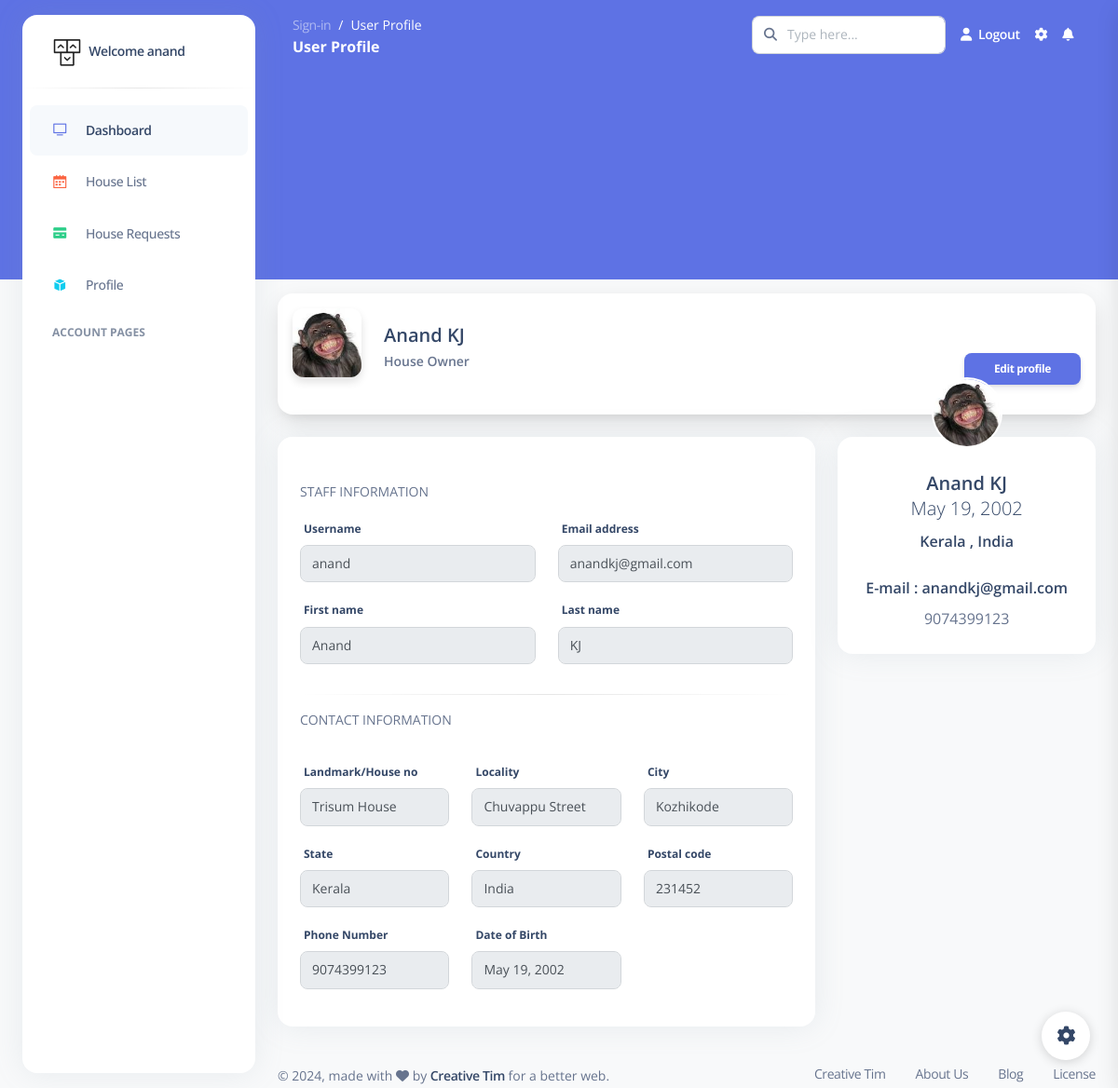
Before: /cadmin/profile/3 (signed in) with the older database file.
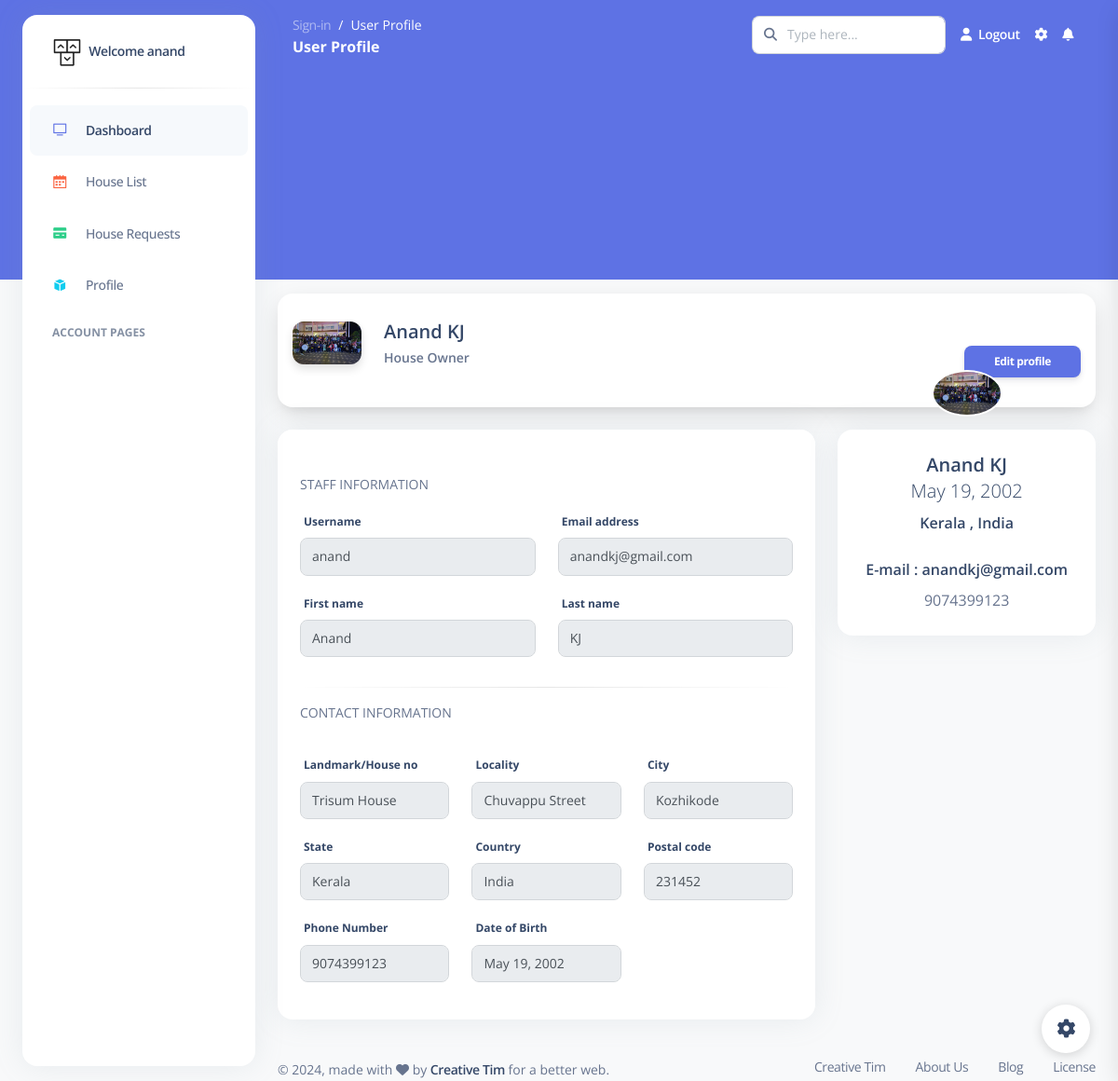
After: the same page with the newer database file.
### cadmin/models.py (models this page shows)
class staff_details(models.Model):
    user_id = models.ForeignKey(User, on_delete=models.CASCADE, null=True, blank=True)
    staff_email = models.EmailField()
    staff_land_mark = models.CharField(max_length=70, default="Not specified")
    staff_locality = models.CharField(max_length=50, blank=True)
    staff_city = models.CharField(max_length=50, blank=True)
    staff_state = models.CharField(max_length=50, default="Not specified")
    staff_country = models.CharField(max_length=30, default="Not specified")
    staff_pin = models.IntegerField(null=True)
    staff_phone = models.BigIntegerField()
    staff_dob = models.DateField()
    staff_img = models.ImageField(upload_to='images/', null=True, blank=True)
    staff_status = models.BooleanField(default=True)

### cadmin/views.py (the view)
# urls.py: path('profile/<int:staff_id>' , views.profile , name="profile"),
@login_required(login_url='admin_login')
def profile(request, staff_id):
    staff = User.objects.get(id=staff_id)
    page = "User Profile"
    if staff_details.objects.filter(user_id=staff_id).exists():
        details = staff_details.objects.get(user_id=staff_id)
        if staff.is_staff is True:
            return render(request, 'staff/staff_profile/profile.html', {'details': details, 'staff': staff, 'page': page})
        else:
            return render(request, 'HouseOwner/profile/profile.html', {'details': details, 'staff': staff, 'page': page})
    else:
        return redirect('create_profile', staff_id)

### templates/HouseOwner/profile/profile.html (shortened to what the changed rows need)
{% extends 'bases/housebase.html' %}
{% load static %}
{% block content %}
<div class="card shadow-lg mx-4 card-profile-bottom">
  <div class="card-body p-3">
    <div class="row gx-4">
      <div class="col-auto">
        <div class="avatar avatar-xl position-relative">
          <img src="{{ details.staff_img.url }}" alt="profile_image" class="w-100 border-radius-lg shadow-sm">
        </div>
      </div>
    </div>
  </div>
</div>
<div class="container-fluid py-4">
  <div class="row">
    <div class="col-md-8">
      <div class="card">
        <form method="POST" enctype="multipart/form-data">
          <div class="card-body">
            <div class="row">
              <div class="col-md-4">
                <div class="form-group">
                  <label for="example-text-input"  class="form-control-label">Landmark/House no</label>
                  <input class="form-control" value="{{details.staff_land_mark}}" disabled type="text" name="staff_land_mark" placeholder="eg: Example House">
                </div>
              </div>
              <div class="col-md-4">
                <div class="form-group">
                  <label for="example-text-input" class="form-control-label">Locality</label>
                  <input class="form-control" value="{{details.staff_locality}}" disabled type="text" name="staff_locality" placeholder="eg: Thicket Street">
                </div>
              </div>
              <div class="col-md-4">
                <div class="form-group">
                  <label for="example-text-input" class="form-control-label">City</label>
                  <input class="form-control" value="{{details.staff_city}}" disabled type="text" name="staff_city" placeholder="eg: Lavasa">
                </div>
              </div>
              <div class="col-md-4">
                <div class="form-group">
                  <label for="example-text-input" class="form-control-label">State</label>
                  <input class="form-control" value="{{details.staff_state}}" disabled type="text" name="staff_state" placeholder="eg: Maharastra">
                </div>
              </div>
              <div class="col-md-4">
                <div class="form-group">
                  <label for="example-text-input" class="form-control-label">Country</label>
                  <input class="form-control" value="{{details.staff_country}}" disabled type="text" name="staff_country" placeholder="eg: India">
                </div>
              </div>
              <div class="col-md-4">
                <div class="form-group">
                  <label for="example-text-input" class="form-control-label">Postal code</label>
                  <input class="form-control" value="{{details.staff_pin}}" disabled type="text" name="staff_pin" placeholder="eg: 897605">
                </div>
              </div>
              <div class="col-md-4">
                <div class="form-group">
                  <label for="example-text-input" class="form-control-label">Phone Number</label>
                  <input class="form-control" value="{{details.staff_phone}}" disabled type="text" name="staff_phone" placeholder="9012345677">
                </div>
              </div>
              <div class="col-md-4">
                <div class="form-group">
                  <label for="example-text-input" class="form-control-label">Date of Birth</label>
                  <input class="form-control" value="{{details.staff_dob}}" disabled name="staff_dob" type="text">
                </div>
              </div>
            </div>
          </div>
        </form>
      </div>
    </div>
    <div class="col-md-4">
      <div class="card card-profile">
        <div class="row justify-content-center">
          <div class="col-4 col-lg-4 order-lg-2">
            <div class="mt-n4 mt-lg-n6 mb-4 mb-lg-0">
              <a href="javascript:;">
                <img src="{{ details.staff_img.url }}" class="rounded-circle img-fluid border border-2 border-white">
              </a>
            </div>
          </div>
        </div>
        <div class="card-body pt-0">
          <div class="text-center mt-4">
            <h5>
              {{ staff.first_name }} {{ staff.last_name }} <span class="font-weight-light"><br>{{ details.staff_dob }}</span>
            </h5>
            <div class="h6 font-weight-300">
              {{details.staff_state}} , {{details.staff_country}}
            </div>
            <div class="h6 mt-4">
              E-mail : {{staff.email}}
            </div>
            <div>
              {{details.staff_phone}}
            </div>
          </div>
        </div>
      </div>
    </div>
  </div>
</div>
{% endblock content %}

Changed rows visible on the page:
changed staff_details "Kerala": staff_img: a different picture
